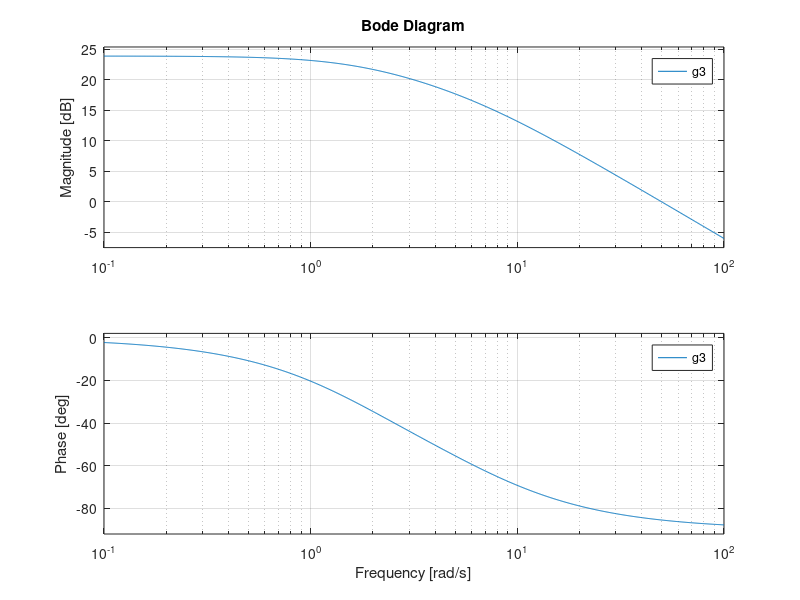
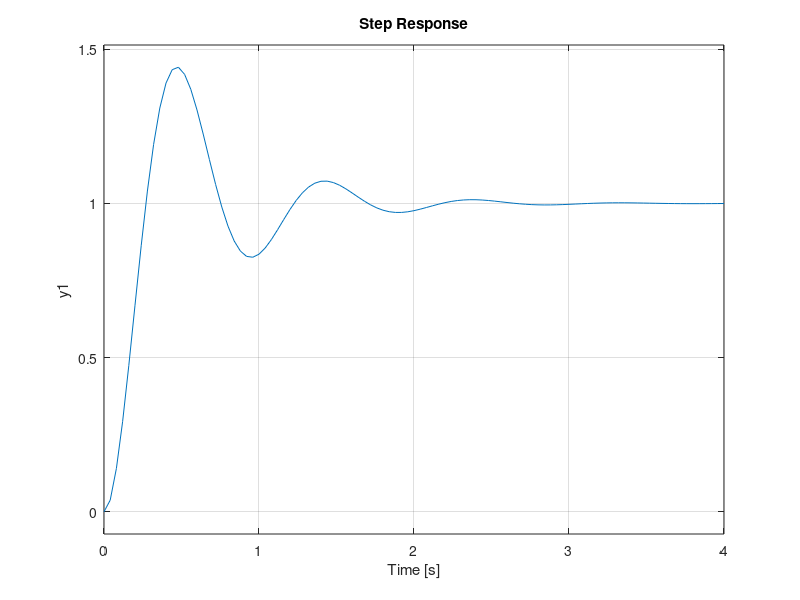

The MATLAB source for these figures, in order: (Note: this script raises an error after producing the figures.)
%CA 3
%ME430/ECE451
%Bode Plots

%Problem 2
% k = input('Please enter a gain value: ')
% 
% figure;
% g2a = tf([k 5*k], [1 4 25 0]);
% bode(g2a);
% margin (g2a);
% 
% figure;
% g2b = tf([k], [1 15 36 0]);
% bode(g2b);
% margin(g2b);

%Problem 3
g3 = tf([50 400 750], [1 12 44 48]);
figure;
bode(g3);

figure;
t3 = tf([50 400 750], [1 12 94 448 750])
step(t3)
stepinfo1 = stepinfo(t3)
risetime1 = getfield(stepinfo1,'RiseTime') ;
settlingtime1 = getfield(stepinfo1,'SettlingTime') ;
pOS1 = getfield(stepinfo1,'Overshoot') ;
peaktime1 = getfield(stepinfo1,'PeakTime') ;
xticks([0 risetime1 peaktime1 1  2 settlingtime1 3] );
xticklabels({'0','Tr','Tp','1' ,'2','Ts, 2%','3'} );
%OS = 1+ (pOS1/100)
%yticks([0 0.5 1 OS 1.5])
%yticklabels(['0','0.5','1','%OS=44.26','1.5'])
    

